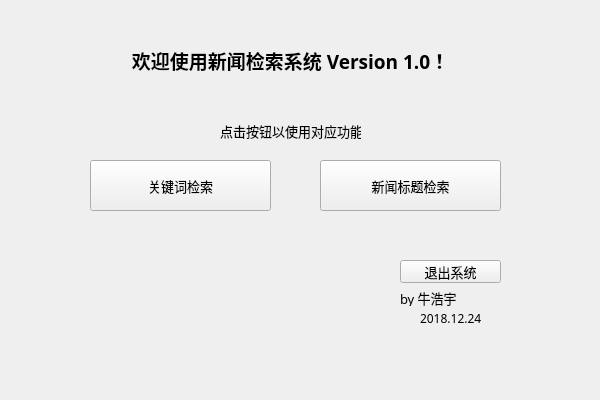
<?xml version="1.0" encoding="UTF-8"?>
<ui version="4.0">
 <class>NewsFeedSystem_GUIClass</class>
 <widget class="QMainWindow" name="NewsFeedSystem_GUIClass">
  <property name="geometry">
   <rect>
    <x>0</x>
    <y>0</y>
    <width>600</width>
    <height>400</height>
   </rect>
  </property>
  <property name="sizePolicy">
   <sizepolicy hsizetype="Fixed" vsizetype="Fixed">
    <horstretch>0</horstretch>
    <verstretch>0</verstretch>
   </sizepolicy>
  </property>
  <property name="font">
   <font>
    <family>楷体</family>
    <pointsize>10</pointsize>
   </font>
  </property>
  <property name="windowTitle">
   <string>NewsFeedSystem_GUI</string>
  </property>
  <widget class="QWidget" name="centralWidget">
   <widget class="QLabel" name="label">
    <property name="geometry">
     <rect>
      <x>120</x>
      <y>30</y>
      <width>341</width>
      <height>61</height>
     </rect>
    </property>
    <property name="font">
     <font>
      <pointsize>14</pointsize>
      <weight>75</weight>
      <bold>true</bold>
     </font>
    </property>
    <property name="text">
     <string>欢迎使用新闻检索系统 Version 1.0！</string>
    </property>
    <property name="alignment">
     <set>Qt::AlignCenter</set>
    </property>
   </widget>
   <widget class="QPushButton" name="keyWord">
    <property name="geometry">
     <rect>
      <x>90</x>
      <y>160</y>
      <width>181</width>
      <height>51</height>
     </rect>
    </property>
    <property name="text">
     <string>关键词检索</string>
    </property>
   </widget>
   <widget class="QPushButton" name="title">
    <property name="geometry">
     <rect>
      <x>320</x>
      <y>160</y>
      <width>181</width>
      <height>51</height>
     </rect>
    </property>
    <property name="text">
     <string>新闻标题检索</string>
    </property>
   </widget>
   <widget class="QLabel" name="label_2">
    <property name="geometry">
     <rect>
      <x>400</x>
      <y>290</y>
      <width>71</width>
      <height>16</height>
     </rect>
    </property>
    <property name="text">
     <string>by 牛浩宇</string>
    </property>
   </widget>
   <widget class="QLabel" name="label_3">
    <property name="geometry">
     <rect>
      <x>420</x>
      <y>310</y>
      <width>71</width>
      <height>16</height>
     </rect>
    </property>
    <property name="font">
     <font>
      <pointsize>9</pointsize>
     </font>
    </property>
    <property name="text">
     <string>2018.12.24</string>
    </property>
   </widget>
   <widget class="QLabel" name="label_4">
    <property name="geometry">
     <rect>
      <x>220</x>
      <y>120</y>
      <width>141</width>
      <height>21</height>
     </rect>
    </property>
    <property name="text">
     <string>点击按钮以使用对应功能</string>
    </property>
   </widget>
   <widget class="QPushButton" name="quit">
    <property name="geometry">
     <rect>
      <x>400</x>
      <y>260</y>
      <width>101</width>
      <height>23</height>
     </rect>
    </property>
    <property name="text">
     <string>退出系统</string>
    </property>
   </widget>
  </widget>
 </widget>
 <layoutdefault spacing="6" margin="11"/>
 <resources>
  <include location="NewsFeedSystem_GUI.qrc"/>
 </resources>
 <connections/>
</ui>
